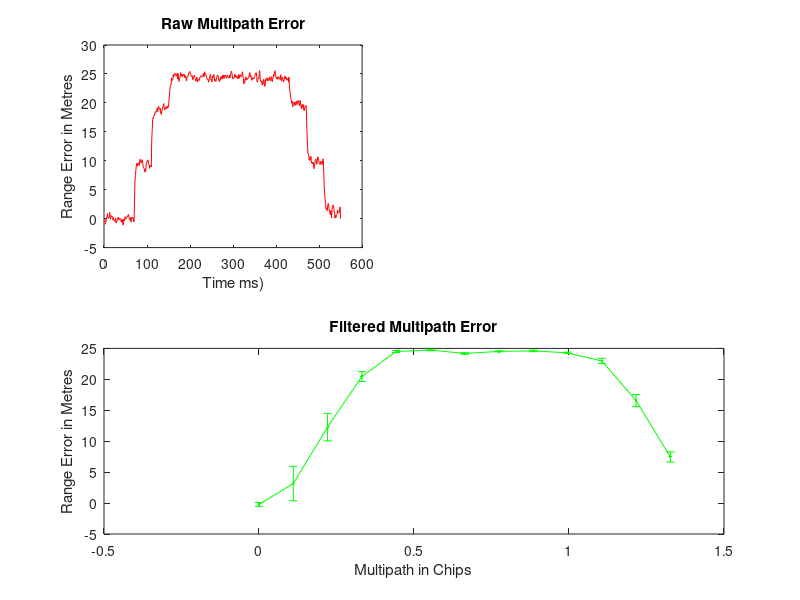

Here is the MATLAB script that generated this plot:
%% This function Generates Multipath Error Envelopes between clean and 
%% Multipath Signals
% Created by Matthew Alcock and Dr Paul Blunt

%% Clean the environment ==================================================

close all;clear all;

%% Load Tracking Results= =================================================

multipath = load('trackResultsMultipath_GPS_1_Amp_0p5_0_Inc4_55s_EL_0p16.mat');
noMultipath = load('trackResultsNoMultipath_GPS_1_55s_EL_0p16.mat');

%% Initialize tracking variables ==========================================

secondsTracked = 55;

samplingFreq = 53e6;
codeFreq = 1.023e6;
sampleShiftsPerInc = 5;
incrementTime = 4;
chipsInSeconds = incrementTime*((samplingFreq/codeFreq)/sampleShiftsPerInc);

chipsTracked = secondsTracked/chipsInSeconds;

chipMetres = 299792458/1.023e6;
samples = secondsTracked*10;
MpathShift = floor(samples/40);


%% Initialise Result Structure

Results.meanCodeError = zeros(1, MpathShift);
Results.stdCodeError = zeros(1 , MpathShift);

%% Calculate the Code Phase Difference ====================================

codePhaseDiff = chipMetres.*(noMultipath.trackResults.codePhase - multipath.trackResults.codePhase);
codePhaseDiff(1) = 0;

%% Check for chip roll over ===============================================

for i = 1:1:secondsTracked*10
    if  codePhaseDiff(i) > 150       % Over half a chip
        codePhaseDiff(i) = codePhaseDiff(i) -293;         % remove the chip
    end
    if  codePhaseDiff(i) < -150
        codePhaseDiff(i) = codePhaseDiff(i) + 293;
    end
end

%% Average Error every 4 seconds ==========================================
for n = 1:1:MpathShift
    meanCodeError = mean(codePhaseDiff(((n-1)*40)+25:((n-1)*40)+35));
    stdCodeError = std(codePhaseDiff(((n-1)*40)+25:((n-1)*40)+35))/sqrt(n);
    Results.meanCodeError(n) = meanCodeError;
    Results.stdCodeError(n) = stdCodeError;
    err1 = Results.stdCodeError;
end
%% Plot Results ===========================================================

t = linspace(0,chipsTracked,MpathShift);

figure(59)
subplot(2,2,1)
plot(codePhaseDiff,'r')
title('Raw Multipath Error')
xlabel('Time ms)')
ylabel('Range Error in Metres')
subplot(2,1,2)
plot(t,Results.meanCodeError,'g');
hold on
errorbar(t,Results.meanCodeError,err1,'.g');
title('Filtered Multipath Error')
xlabel('Multipath in Chips')
ylabel('Range Error in Metres')
